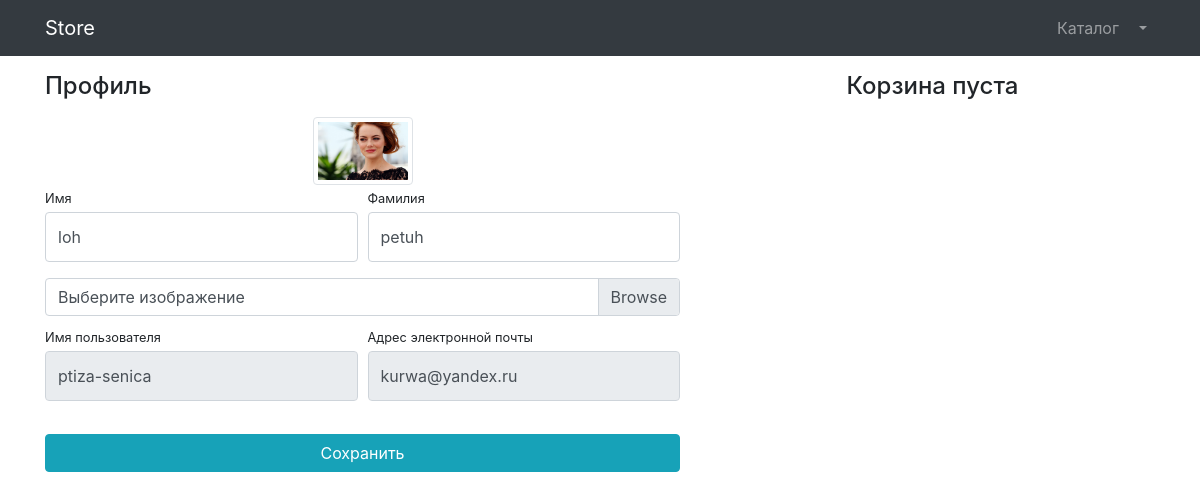
/users/profile/ (signed in), run on the app's committed database.
### users/models.py (models this page shows)
class User(AbstractUser):
    image = models.ImageField(upload_to='users_images', null=True, blank=True)

### users/views.py (the view, shortened to what this page needs)
# urls.py: path('profile/', views.profile, name='profile'),
def profile(request):
    form = UserProfileForm(instance=request.user)
    context = {
        'title': 'Store - Профиль',
        'form': form,
        'basket' : Basket.objects.filter(user=request.user), # Передача корзины в шаблон profile, который в свою очередь включает шаблон basket через тэг
    }
    return render(request, 'users/profile.html', context=context)

### users/forms.py
class UserProfileForm(UserChangeForm):
    first_name = forms.CharField(widget=forms.TextInput(attrs={
        "class": "form-control py-4",
    }))
    last_name = forms.CharField(widget=forms.TextInput(attrs={
        "class": "form-control py-4",
    }))
    image = forms.ImageField(required=False, widget=forms.FileInput(attrs={
        "class": "custom-file-input",
    }))
    username = forms.CharField(widget=forms.TextInput(attrs={
        "class": "form-control py-4",
        'readonly': True,
    }))
    email = forms.CharField(widget=forms.EmailInput(attrs={
        "class": "form-control py-4",
        'readonly': True,
    }))
    class Meta:
        model = User
        fields = ('first_name', 'last_name', 'image', 'username', 'email')

### users/templates/users/profile.html (shortened to what this page needs)
{% extends 'products/base.html' %}
{% load static %}
{% block css %}
  <link href="{% static 'vendor/css/profile.css' %}" rel="stylesheet">
{% endblock css %}
{% block content %}
<div class="container">
  <div class="row">
    <div class="col-lg-7">
      <h4 class="mt-3 mb-3">Профиль</h4>
      <div class="col-lg-12 text-center">
        <img width="100" height="100"
             src="
             {% if user.image %}
              {{user.image.url }}
             {% else %}
              {% static 'vendor/img/users/default_avatar.jpg' %}
             {% endif %}
            "
             class="img-thumbnail">
      </div>
      <form action="{% url 'users:profile' %}" method="post" enctype="multipart/form-data">
        <div class="form-row">
          <div class="col-lg-6">
            <div class="form-group">
              <label class="small mb-1" for="{{form.first_name.id_for_label}}">Имя</label>
              {{form.first_name}}
            </div>
          </div>
          <div class="col-lg-6">
            <div class="form-group">
              <label class="small mb-1" for="{{form.last_name.id_for_label}}">Фамилия</label>
              {{form.last_name}}
            </div>
          </div>
        </div>
        <div class="form-row mb-2">
          <div class="col-lg-12">
            <div class="custom-file">
              <label class="custom-file-label" for="{{form.image.id_for_label}}">Выберите изображение</label>
            </div>
          </div>
        </div>
        <div class="form-row">
          <div class="col-lg-6">
            <label class="small mb-1" for="{{form.username.id_for_label}}">Имя пользователя</label>
            {{form.username}}
          </div>
          <div class="col-lg-6">
            <label class="small mb-1" for="{{form.email.id_for_label}}">Адрес электронной
              почты</label>
            {{form.email}}
          </div>
        </div>
        <div class="form-row">
          <div class="col-lg-12" style="margin-top: 33px;">
            <input class="btn btn-info btn-block" type="submit" value="Сохранить">
          </div>
        </div>
      </form>
    </div>
    <div class="col-lg-5">
        {% include 'products/basket.html' %}
    </div>
  </div>
</div>
{% endblock content %}

### data on the page
User: image (picture), first_name "loh", last_name "petuh", username "ptiza-senica", email "kurwa@yandex.ru"
